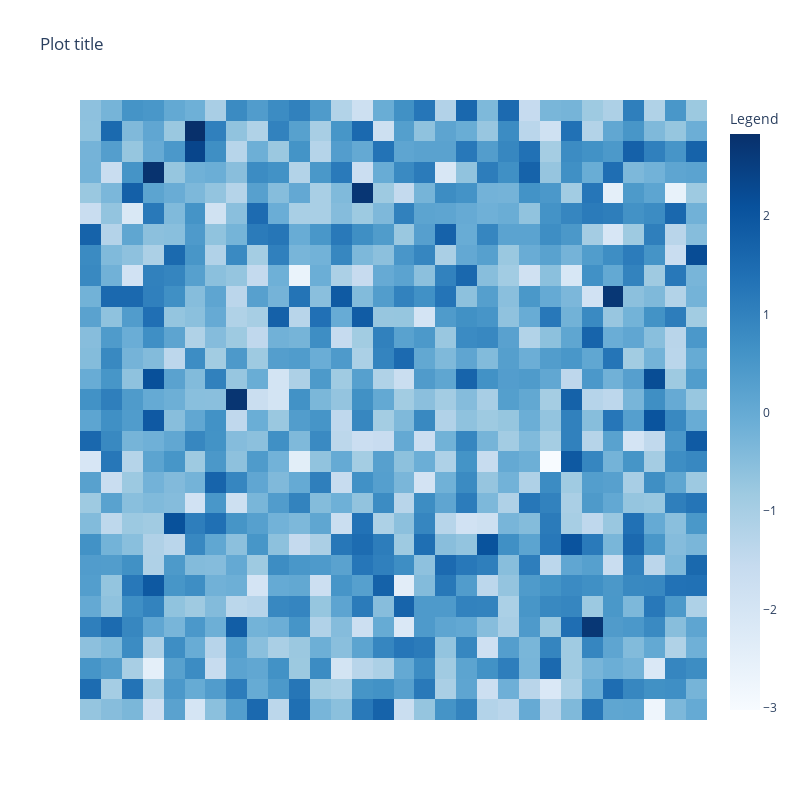

Write notebook code for a chart like this one.
### Code cell
# Basic heatmap with a color bar

fig = go.Figure()
fig.add_trace(
    go.Heatmap(
        z=np.random.randn(30, 30), colorscale="Blues", colorbar={"title": "Legend"}
    )
)
fig.update_traces(hovertemplate="x: %{x}" + "<br>y: %{y}" + "<br>value: %{z:0.3f}")
fig.update_layout(template="plotly_white", width=800, height=800, title="Plot title")
fig.update_xaxes(visible=False)
fig.update_yaxes(visible=False)
fig.show()

### Figure 1 — Plotly figure (JSON) as saved in the notebook; plotly's stock layout.template omitted (floating-point values rounded to 4 significant figures; data arrays with more than 128 entries replaced by an {"elided": "..."} marker saying what was removed)
{"data": [{"colorbar": {"title": {"text": "Legend"}}, "colorscale": [[0, "rgb(247,251,255)"], [0.125, "rgb(222,235,247)"], [0.25, "rgb(198,219,239)"], [0.375, "rgb(158,202,225)"], [0.5, "rgb(107,174,214)"], [0.625, "rgb(66,146,198)"], [0.75, "rgb(33,113,181)"], [0.875, "rgb(8,81,156)"], [1, "rgb(8,48,107)"]], "hovertemplate": "x: %{x}<br>y: %{y}<br>value: %{z:0.3f}", "type": "heatmap", "z": {"elided": "30x30 float values"}}], "layout": {"height": 800, "title": {"text": "Plot title"}, "width": 800, "xaxis": {"visible": false}, "yaxis": {"visible": false}}}
